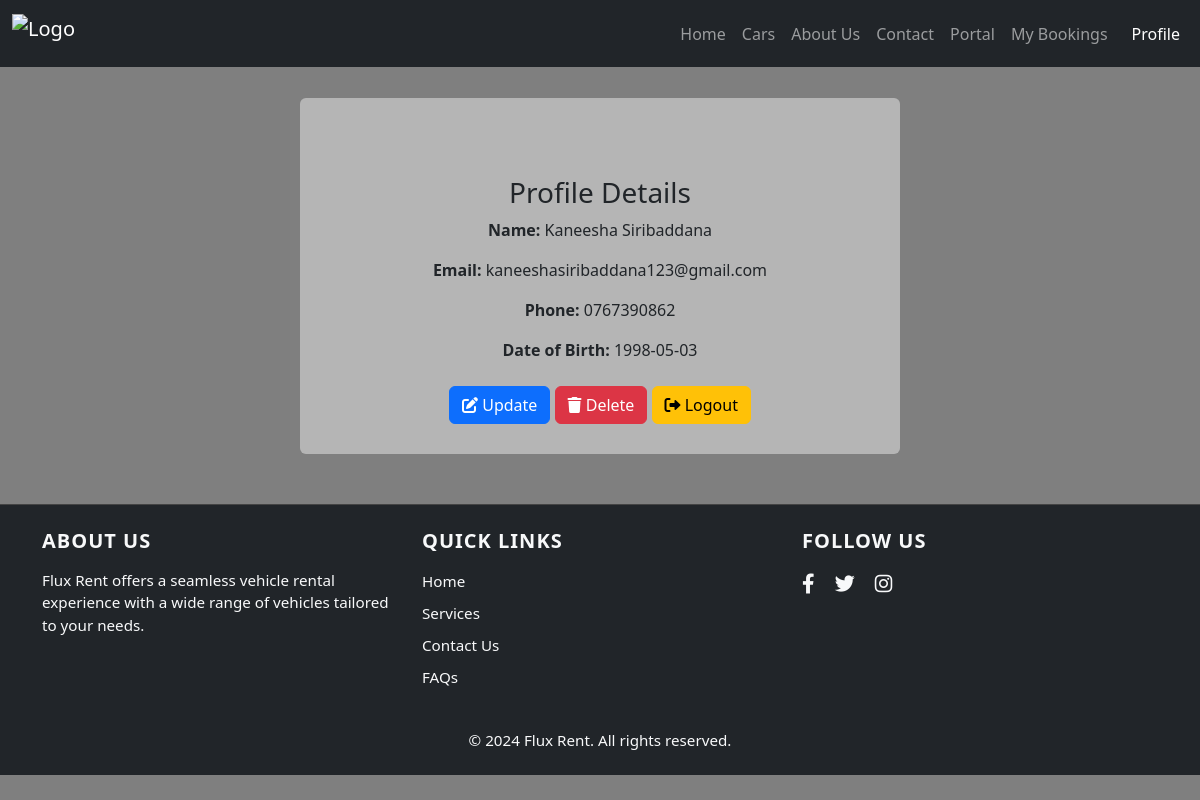
Page /profile.php (signed in) on the committed database.
### tables this page shows
CREATE TABLE `vehicle_drivers` (
  `id` int(11) NOT NULL,
  `first_name` varchar(50) NOT NULL,
  `last_name` varchar(50) NOT NULL,
  `email` varchar(100) NOT NULL,
  `phone` varchar(15) NOT NULL,
  `password` varchar(255) NOT NULL,
  `dob` date NOT NULL,
  `emergency_contact_name` varchar(100) NOT NULL,
  `emergency_contact_phone` varchar(15) NOT NULL,
  `driving_experience` int(11) NOT NULL,
  `charg_per_day` int(50) NOT NULL,
  `created_at` timestamp NULL DEFAULT current_timestamp()
);

### models/VehicleDriver.php (called while the page is built, shortened)
<?php
require_once 'config.php';
class VehicleDriver
{
    public static function getProfile($driverId)
    {
        $query = "SELECT first_name, last_name, email, phone, dob, emergency_contact_name, emergency_contact_phone, driving_experience
                  FROM vehicle_drivers WHERE id = '".$driverId."'";
        $result = Database::search($query);
        if ($result && $result->num_rows > 0) {
            return $result->fetch_assoc();
        }
        return null;
    }
}
?>

### models/config.php (called while the page is built, shortened)
<?php
class Database
{
    public static $connection;
    public static function setUpConnection()
    {
        if (!isset(self::$connection)) {
            self::$connection = new mysqli("localhost", "root", "", "fluxrent");
        }
    }
    public static function search($q)
    {
        $result = self::$connection->query($q);
        return $result;
    }
}

### profile.php (the view, shortened to what this page needs)
<?php
require_once 'models/config.php';
require_once 'models/VehicleDriver.php';
$userId = $_SESSION['user_id'];
$role = $_SESSION['role'];
$profileData = null;
switch ($role) {
    case 'driver':
        $profileData = VehicleDriver::getProfile($userId);
        break;
}
?>
<!DOCTYPE html>
<html lang="en">
<head>
    <link href="https://cdnjs.cloudflare.com/ajax/libs/font-awesome/6.0.0-beta3/css/all.min.css" rel="stylesheet">
    <link href="https://cdn.jsdelivr.net/npm/bootstrap@5.3.0-alpha1/dist/css/bootstrap.min.css" rel="stylesheet">
</head>
<body>
    <?php
    include 'header.php'
    ?>
    <div class="container pt-5">
        <div class="card profile-card pt-5">
            <div class="card-body text-center">
                <h3 class="card-title">Profile Details</h3>
                <?php if ($profileData): ?>
                    <p><strong>Name:</strong> <?php echo htmlspecialchars($profileData['first_name'] . ' ' . $profileData['last_name']); ?></p>
                    <p><strong>Email:</strong> <?php echo htmlspecialchars($profileData['email']); ?></p>
                    <p><strong>Phone:</strong> <?php echo htmlspecialchars($profileData['phone']); ?></p>
                    <p><strong>Date of Birth:</strong> <?php echo htmlspecialchars($profileData['dob']); ?></p>
                    <form method="POST" class="mt-4">
                        <a href="update-profile.php" class="btn btn-primary"><i class="fas fa-edit"></i> Update</a>
                        <button type="button" class="btn btn-danger" data-bs-toggle="modal" data-bs-target="#deleteModal">
                            <i class="fas fa-trash"></i> Delete
                        </button>
                        <button type="submit" name="logout" class="btn btn-warning"><i class="fas fa-sign-out-alt"></i> Logout</button>
                    </form>
                <?php else: ?>
                    <p>Profile not found.</p>
                <?php endif; ?>
            </div>
        </div>
    </div>
    <?php
    include 'footer.php'
    ?>
</body>
</html>

### profile.php (style rules this page uses)
body { background-image: url('images/car_profile.jpg'); background-size: cover; background-repeat: no-repeat; background-position: center; color: white; }
body::before { content: ''; position: absolute; top: 0; left: 0; width: 100%; height: 100%; background-color: rgba(0, 0, 0, 0.5); backdrop-filter: blur(2px); z-index: -1; }
.card { background-color: rgba(195, 195, 195, 0.8); border: none; margin-top: 50px; }
.card-body { padding: 30px; }
.container { justify-content: center; align-items: center; height: 100%; }
.profile-card { max-width: 600px; margin: 50px auto; }

### rows in the picture
vehicle_drivers: first_name+last_name "Kaneesha Siribaddana", email "kaneeshasiribaddana123@gmail.com", phone "0767390862", dob "1998-05-03"
